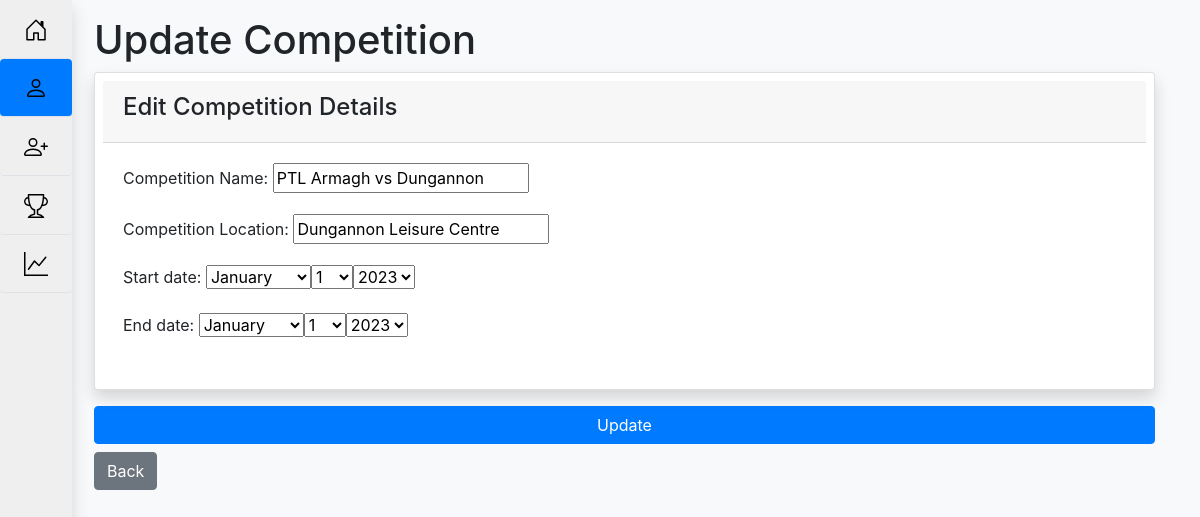
The app's page /competition/update/2/ with its own data.
### home/models.py (models this page shows, shortened)
class Competition(models.Model):
    comp_name  = models.CharField('Competition Name', max_length=50)
    location = models.CharField('Competition Location',max_length=150)
    start_date = models.DateField()
    end_date = models.DateField()
    def get_absolute_url(self):
        return(reverse('home:comp_detail', kwargs={'pk':self.id}))

### home/views.py (the view)
# urls.py: path('competition/update/<int:pk>/',views.CompetitionUpdateView.as_view(), name = 'comp_update'),
class CompetitionUpdateView(generic.UpdateView):
    model = Competition
    form_class = CompForm
    template_name = "home/generic_update.html"
    def get_context_data(self, **kwargs):
        context = super().get_context_data(**kwargs)
        context['view_type'] = "Competition"
        context['model'] = self.get_object()
        return context

### home/forms.py (shortened to what this page needs)
class CompForm(forms.ModelForm):
    class Meta:
        model= Competition
        fields = ('comp_name','location','start_date','end_date')
        widgets = {
            'start_date': forms.SelectDateWidget(),
            'end_date': forms.SelectDateWidget(),
        }

### home/templates/home/generic_update.html (shortened to what this page needs)
{%extends 'home/master.html'%}
{% load static %}
{%block nav_item_swimmer_list%}active
{%endblock %}
{%block main%}
<div class="container main">
    <h1>Update {{view_type}}</h1>
    <form method="post">
        <div class="card shadow p-2">
            <div class="card-header card-header-secondary">
                <h4>Edit {{view_type}} Details</h4>
            </div>
            <div class="card-body">
                {{ form.as_p }}
            </div>
        </div><input class="btn btn-primary mt-3" type="submit" value="Update" style="width: 100%;">
    </form>
    <a class="btn btn-secondary mt-2" href="{{model.get_absolute_url}}">Back</a>
</div>
{%endblock%}

### home/static/home/css/style.css (style rules this page uses)
.main { padding-left: 4rem; padding-top: 1rem; }

### home/templates/home/master.html (style rules this page uses)
@media (min-width:769px) { .main { padding-left: 4rem !important; } }

### records on screen
Competition: comp_name "PTL Armagh vs Dungannon", location "Dungannon Leisure Centre"

### other values on screen
{{ view_type }} "Competition"
